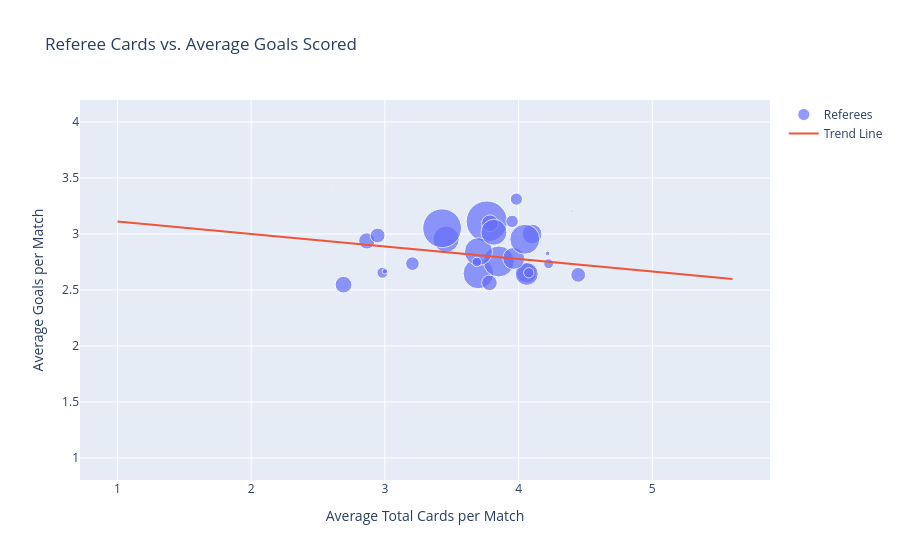

The cell this chart's notebook holds for it:
### Code cell
import numpy as np
import plotly.graph_objects as go

x = referee_analysis["Avg_Total_Cards"]
y = referee_analysis["Avg_Goals"]

# Calculate trendline
slope, intercept = np.polyfit(x, y, 1)

# Predicted values
y_pred = slope * x + intercept

fig = go.Figure()

# Scatter points
fig.add_trace(go.Scatter(
    x=x,
    y=y,
    mode="markers",
    text=referee_analysis["Referee"],
    marker=dict(
        size=referee_analysis["Games"] / 5
    ),
    hovertemplate=(
        "<b>%{text}</b><br>"
        "Average Cards: %{x:.2f}<br>"
        "Average Goals: %{y:.2f}"
        "<extra></extra>"
    ),
    name="Referees"
))

# Trendline
fig.add_trace(go.Scatter(
    x=x,
    y=y_pred,
    mode="lines",
    name="Trend Line"
))

fig.update_layout(
    title="Referee Cards vs. Average Goals Scored",
    xaxis_title="Average Total Cards per Match",
    yaxis_title="Average Goals per Match"
)

fig.show()

### Figure 1 — Plotly figure (JSON) as saved in the notebook; plotly's stock layout.template omitted (floating-point values rounded to 4 significant figures)
{"data": [{"hovertemplate": "<b>%{text}</b><br>Average Cards: %{x:.2f}<br>Average Goals: %{y:.2f}<extra></extra>", "marker": {"size": [1.2, 26.2, 16.2, 0.2, 41.2, 30.6, 31, 4.6, 20, 19.8, 0.4, 1, 11, 14.8, 16.8, 0.2, 14.8, 1.6, 13.6, 0.2, 5.4, 2, 16.8, 15.6, 1, 38.8, 12.2, 0.2, 0.2, 23, 28, 22, 0.4, 0.4, 0.8, 30, 12.4, 26, 0.2, 0.2, 10.4, 9.6, 1.2, 9.8]}, "mode": "markers", "name": "Referees", "text": ["A Kitchen", "A Madley", "A Marriner", "A Moss", "A Taylor", "C Kavanagh", "C Pawson", "D Bond", "D Coote", "D England", "D Webb", "F Hallam", "G Scott", "J Brooks", "J Gillett", "J Gillett ", "J Moss", "J Smith", "K Friend", "K Kavanagh", "L Mason", "L Smith", "M Atkinson", "M Dean", "M Donohue", "M Oliver", "M Salisbury", "O Langford", "O Oliver", "P Bankes", "P Tierney", "R Jones", "R Madley", "R Welch", "S Allison", "S Attwell", "S Barrott", "S Hooper", "S Scott", "S Singh", "T Bramall", "T Harrington", "T Kirk", "T Robinson"], "type": "scatter", "x": [3.167, 3.458, 2.864, 4, 3.762, 3.699, 3.852, 4.217, 4.06, 4.101, 3.5, 2.6, 2.982, 4.446, 3.786, 2, 2.946, 4.125, 3.206, 3, 3, 4.4, 2.69, 3.782, 5.6, 3.428, 3.984, 1, 5, 4.061, 3.7, 3.964, 5, 4.5, 4.75, 4.047, 3.952, 3.815, 3, 5, 4.077, 3.688, 3.167, 4.224], "y": [2.333, 2.954, 2.938, 1, 3.112, 2.647, 2.755, 2.826, 2.65, 3, 4, 3.4, 2.655, 2.635, 3.095, 4, 2.986, 3.25, 2.735, 3, 2.667, 3.2, 2.548, 2.564, 3, 3.052, 3.311, 2, 1, 2.643, 2.843, 2.782, 3, 2, 3.75, 2.953, 3.113, 3.015, 4, 2, 2.654, 2.75, 2, 2.735]}, {"mode": "lines", "name": "Trend Line", "type": "scatter", "x": [3.167, 3.458, 2.864, 4, 3.762, 3.699, 3.852, 4.217, 4.06, 4.101, 3.5, 2.6, 2.982, 4.446, 3.786, 2, 2.946, 4.125, 3.206, 3, 3, 4.4, 2.69, 3.782, 5.6, 3.428, 3.984, 1, 5, 4.061, 3.7, 3.964, 5, 4.5, 4.75, 4.047, 3.952, 3.815, 3, 5, 4.077, 3.688, 3.167, 4.224], "y": [2.87, 2.837, 2.903, 2.777, 2.803, 2.81, 2.793, 2.752, 2.77, 2.765, 2.832, 2.933, 2.89, 2.727, 2.8, 3.0, 2.894, 2.763, 2.865, 2.888, 2.888, 2.732, 2.923, 2.801, 2.598, 2.84, 2.778, 3.111, 2.665, 2.77, 2.81, 2.781, 2.665, 2.721, 2.693, 2.771, 2.782, 2.797, 2.888, 2.665, 2.768, 2.811, 2.87, 2.752]}], "layout": {"title": {"text": "Referee Cards vs. Average Goals Scored"}, "xaxis": {"title": {"text": "Average Total Cards per Match"}}, "yaxis": {"title": {"text": "Average Goals per Match"}}}}
